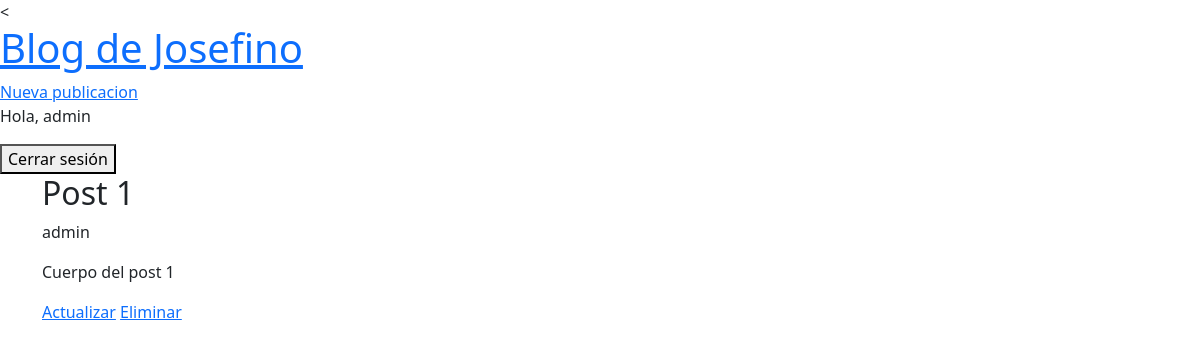
Before: /publication/1/ (signed in) with the older database file.
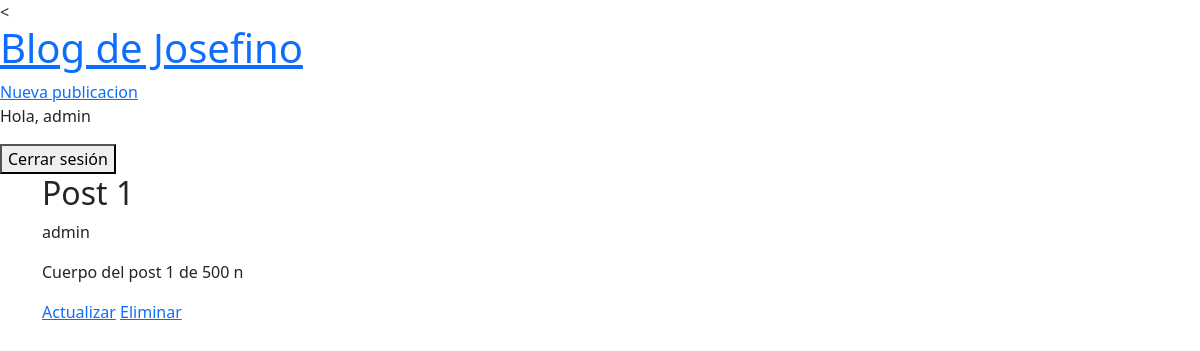
After: the same page with the newer database file.
### blog/models.py (models this page shows, shortened)
class Publication(models.Model):
    title = models.CharField(max_length=100)
    body = models.TextField()
    author = models.ForeignKey(
        'auth.User',
        on_delete=models.CASCADE,
    )
    date = models.DateTimeField(auto_now_add=True)
    updated = models.DateTimeField(auto_now=True)

### blog/views.py (the view)
# urls.py: path('publication/<int:pk>/', PublicationDetailView.as_view(), name='publication-detail'),
class PublicationDetailView(LoginRequiredMixin,DetailView):
    model = Publication
    template_name = 'publication-detail.html'

### templates/publication-detail.html
{% extends "_base.html" %}
{% block content %}
    <h2>{{ publication.title }}</h2>
    <p>{{ publication.author }}</p>
    <p>{{ publication.body }}</p>
    {% if publication.author.pk == request.user.pk %}
        <a href="{% url 'publication-update' publication.pk %}">Actualizar</a>
        <a href="{% url 'publication-delete' publication.pk %}">Eliminar</a>
        {% endif %}
{% endblock content %}

### templates/_base.html (shortened to what this page needs)
<!DOCTYPE html>
<html lang="en">
<head>
    <<link href="https://cdn.jsdelivr.net/npm/bootstrap@5.3.3/dist/css/bootstrap.min.css" rel="stylesheet">
</head>
<body>
    <header>
        <h1><a href="{% url 'publications-list' %}">Blog de Josefino</a></h1>
        <div>
            <a href="{% url 'publication-create' %}">Nueva publicacion</a>
        </div>
    </header>
    {% if user.is_authenticated %}
        <p>Hola, {{ user.username }}</p>
        <form action="{% url 'logout' %}" method="post">
            <button type="submit">Cerrar sesión</button>
        </form>
    {% else %}
        <a href="{% url 'login' %}" class="btn btn-success">Iniciar sesión</a>
        <a href="{% url 'signup' %}"class="btn btn-success">Registrarse</a>
    {% endif %}
    <main class="container">
        {% block content %}
        {% endblock content %}
    </main>
</body>
</html>

Changed rows visible on the page:
changed Publication "Post 1": body "Cuerpo del post 1" → "Cuerpo del post 1 de 500 n"
